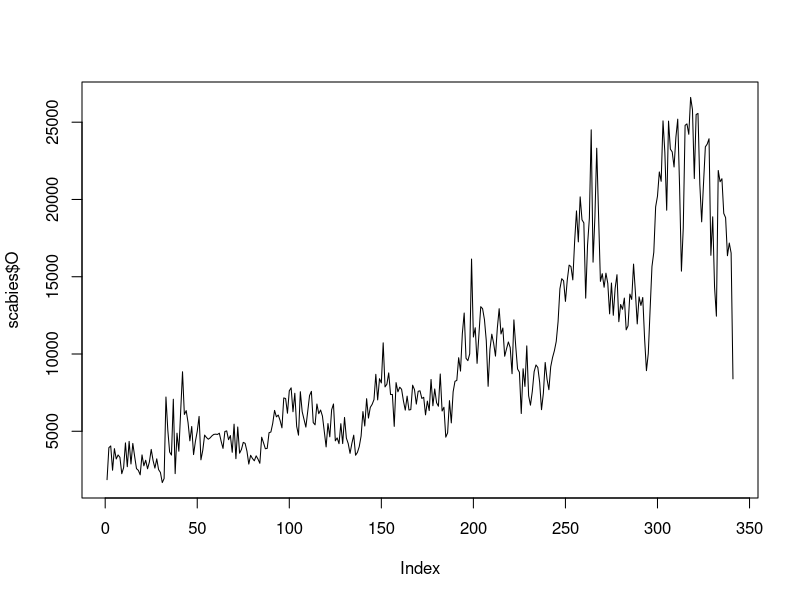
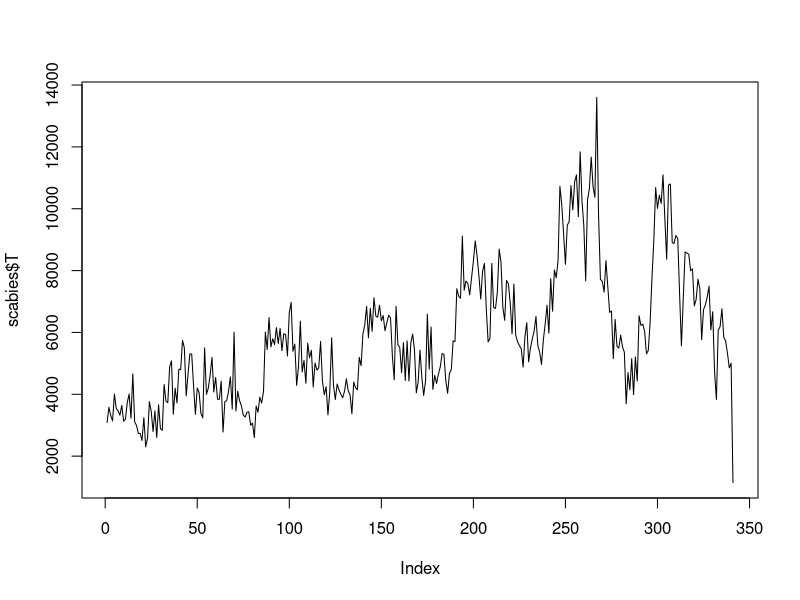

The R source for these figures, in order: (Note: this script raises an error after producing the figures.)
## ---- chunk 1
knitr::opts_chunk$set(eval=F, echo=F)
solution <- FALSE

## ---- chunk 2
scabies<-read.csv2(file="RawdataScabiesDrugs.csv")
## ---- chunk 3
tsOral=ts(scabies$O, frequency = 52, start=c(2007,1))
tsTopical=ts(scabies$T, frequency = 52, start=c(2007,1))
## ---- chunk 4
plot(scabies$O,type="l")
plot(scabies$T,type="l")
## ---- chunk 5

plot(aggregate(tsTopic, nfrequency = 4), col="red")
plot(aggregate(tsOral, nfrequency = 1), col="red")

## ---- chunk 6
decO=decompose(tsOral)
decT=decompose(tsTopic)
## ---- chunk 7
decOs=stl(tsOral, s.window="periodic")
decTs=stl(tsTopic, s.window="periodic")
## ---- chunk 8
fitO=auto.arima(tsOral, trace=T)
fitT=auto.arima(tsTopic, trace=T)
## ---- chunk 9
plot(forecast(fitO, h=52))
plot(forecast(fitT, h=52))
## ---- chunk 10
ILI=read.csv2(file = "ILIData.csv")

plot(decompose(tsILI))

plot(stl(tsILI, s.window="periodic"))
